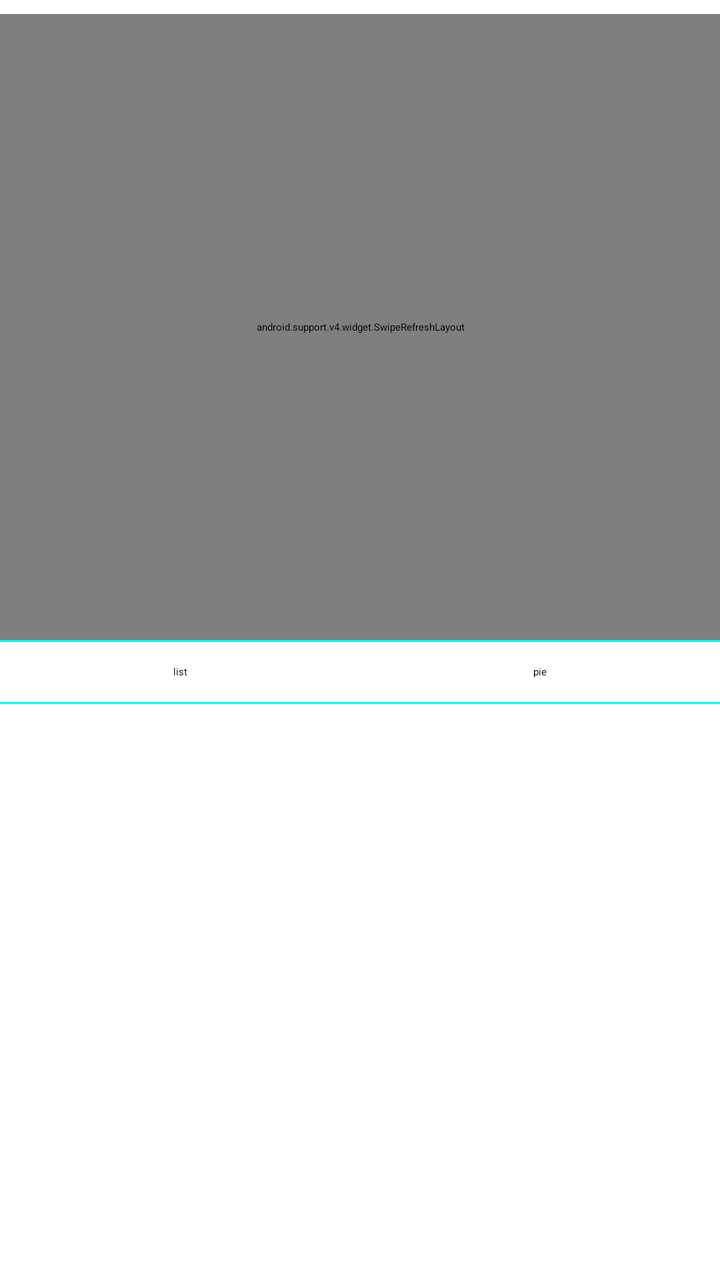
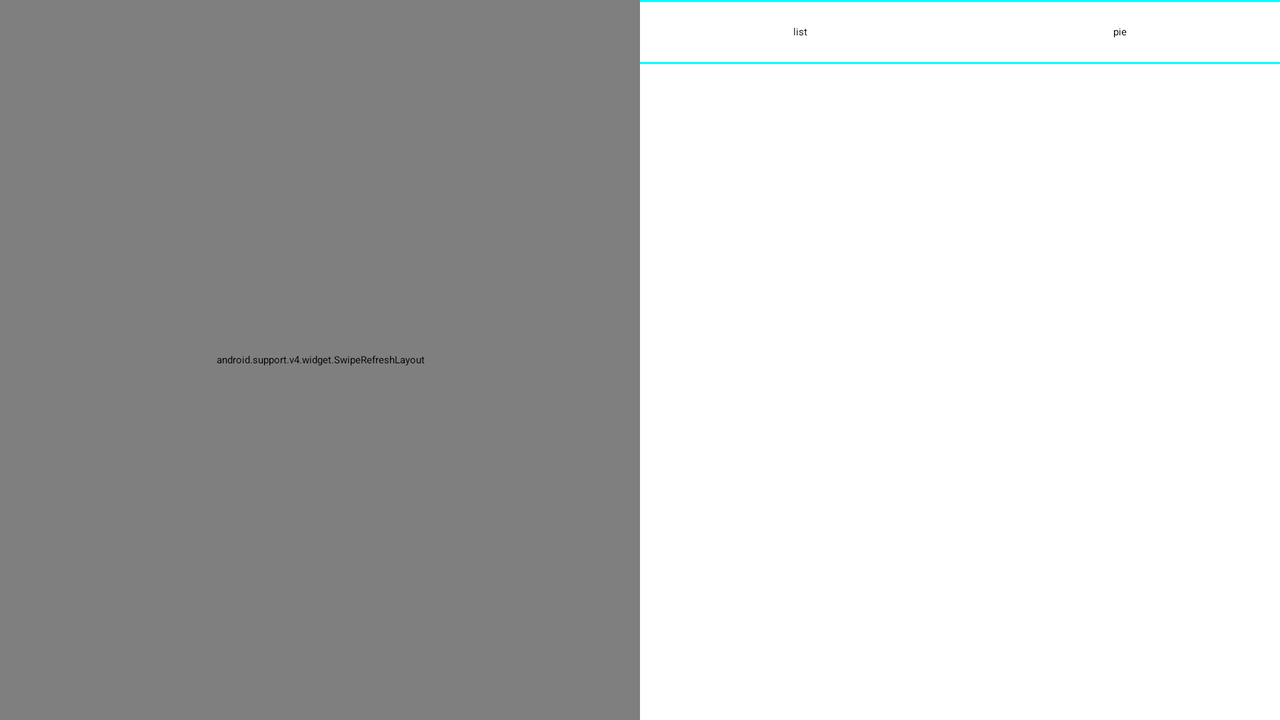

One screen, two layout resources from the same app: the default and the repository's alternative for another configuration. Each is rendered where Android would select it; the XML of both is given below.
<!-- AndroidManifest.xml: application theme AppTheme -->
<!-- res/layout/result_activity.xml -->
<LinearLayout xmlns:android="http://schemas.android.com/apk/res/android"
    xmlns:tools="http://schemas.android.com/tools"
    android:layout_width="match_parent"
    android:layout_height="match_parent"
    android:orientation="vertical" >

    <LinearLayout
        android:layout_width="match_parent"
        android:layout_height="0dp"
        android:layout_weight="1"
        android:orientation="vertical" >

        <AutoCompleteTextView
            android:id="@+id/search_text"
            android:layout_width="match_parent"
            android:layout_height="wrap_content" />

        <android.support.v4.widget.SwipeRefreshLayout
            xmlns:android="http://schemas.android.com/apk/res/android"
            android:id="@+id/swipe_container"
            android:layout_width="match_parent"
            android:layout_height="match_parent" >

            <ListView
                android:id="@+id/file_list"
                android:layout_width="match_parent"
                android:layout_height="match_parent" >
            </ListView>
        </android.support.v4.widget.SwipeRefreshLayout>
    </LinearLayout>

    <include
        android:layout_width="match_parent"
        android:layout_height="0dp"
        android:layout_weight="1"
        layout="@layout/report_view" />

</LinearLayout>
<!-- res/layout/report_view.xml (included above) -->
<RelativeLayout xmlns:android="http://schemas.android.com/apk/res/android"
    xmlns:tools="http://schemas.android.com/tools"
    android:layout_width="match_parent"
    android:layout_height="match_parent" >

    <View
        android:id="@+id/sep1"
        android:layout_width="match_parent"
        android:layout_height="1dp"
        android:background="#00ffff" />

    <LinearLayout
        android:id="@+id/action_bar"
        android:layout_width="match_parent"
        android:layout_height="30dp"
        android:layout_below="@+id/sep1"
        android:orientation="horizontal" >

        <TextView
            android:id="@+id/report_list"
            android:layout_width="0dp"
            android:layout_height="match_parent"
            android:layout_weight="1"
            android:gravity="center"
            android:text="list" />

        <TextView
            android:id="@+id/report_pie"
            android:layout_width="0dp"
            android:layout_height="match_parent"
            android:layout_weight="1"
            android:gravity="center"
            android:text="pie" />
    </LinearLayout>

    <View
        android:id="@+id/sep2"
        android:layout_width="match_parent"
        android:layout_height="1dp"
        android:layout_below="@+id/action_bar"
        android:background="#00ffff" />

    <ViewSwitcher
        android:id="@+id/report_switcher"
        android:layout_width="match_parent"
        android:layout_height="match_parent"
        android:layout_alignParentBottom="true"
        android:layout_below="@+id/sep2" >

        <ListView
            android:id="@+id/report_list_view"
            android:layout_width="match_parent"
            android:layout_height="match_parent" >
        </ListView>

        <LinearLayout
            android:id="@+id/report_chart"
            android:layout_width="match_parent"
            android:layout_height="match_parent"
            android:orientation="vertical" >
        </LinearLayout>
    </ViewSwitcher>

</RelativeLayout>
<!-- resources referenced by this layout -->
<resources>
  <style name="AppTheme">
          
      </style>
</resources>
<!-- res/layout-land/result_activity.xml (the repository's variant of the layout above) -->
<!-- drawn on the phone turned sideways -->
<LinearLayout xmlns:android="http://schemas.android.com/apk/res/android"
    xmlns:tools="http://schemas.android.com/tools"
    android:layout_width="match_parent"
    android:layout_height="match_parent"
    android:orientation="horizontal" >

    <android.support.v4.widget.SwipeRefreshLayout
        xmlns:android="http://schemas.android.com/apk/res/android"
        android:id="@+id/swipe_container"
        android:layout_width="0dp"
        android:layout_height="match_parent"
        android:layout_weight="1" >

        <ListView
            android:id="@+id/file_list"
            android:layout_width="match_parent"
            android:layout_height="match_parent" >
        </ListView>
    </android.support.v4.widget.SwipeRefreshLayout>

    <include
        android:layout_width="0dp"
        android:layout_height="match_parent"
        android:layout_weight="1"
        layout="@layout/report_view" />

</LinearLayout>
